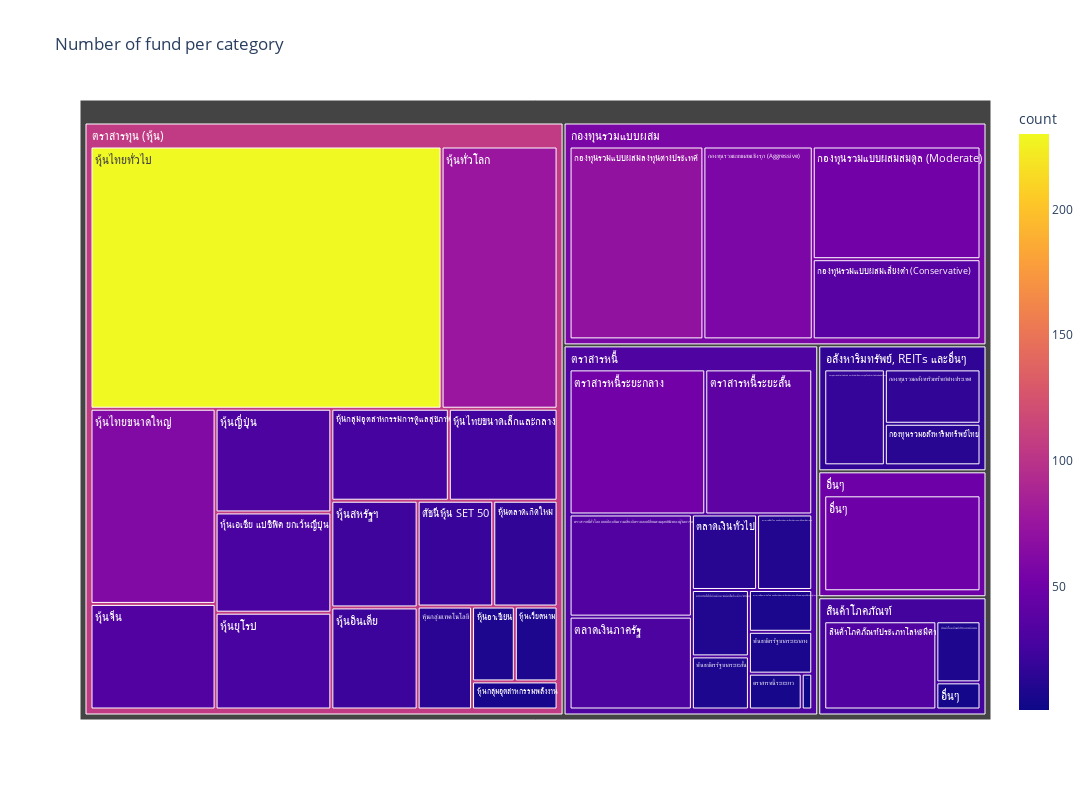

Source (notebook cell):
### Markdown cell above
# Overview of fund in Thailand market

### Code cell
by = ['aimc_broad_category_name_th', 'aimc_category_name_th']
df = fund_df.groupby(by).agg(count=('fund_id', 'count')).reset_index()
px.treemap(df,
            path=by,
            values='count', 
            color='count', 
            labels='count', 
            width=1200, 
            height=800,
            title='Number of fund per category'
        )

### Figure 1 — Plotly figure (JSON) as saved in the notebook; plotly's stock layout.template omitted (floating-point values rounded to 4 significant figures)
{"data": [{"branchvalues": "total", "customdata": [[19], [17], [13], [71], [52], [58], [37], [20], [7], [33], [11], [10], [52], [5], [41], [13], [30], [7], [8], [9], [33], [27], [6], [14], [33], [30], [17], [76], [28], [23], [8], [22], [8], [29], [25], [61], [230], [1], [4], [49], [57.24], [105.7], [31.89], [25.78], [16.71], [49]], "domain": {"x": [0, 1], "y": [0, 1]}, "hovertemplate": "labels=%{label}<br>count_sum=%{value}<br>parent=%{parent}<br>id=%{id}<br>count=%{color}<extra></extra>", "ids": ["อสังหาริมทรัพย์, REITs และอื่นๆ/กองทุนรวมอสังหาริมทรัพย์ และทรัสต์เพื่อการลงทุนในอสังหาริมทรัพย์ผสมไทยและต่างประเทศ", "อสังหาริมทรัพย์, REITs และอื่นๆ/กองทุนรวมอสังหาริมทรัพย์ต่างประเทศ", "อสังหาริมทรัพย์, REITs และอื่นๆ/กองทุนรวมอสังหาริมทรัพย์ไทย", "กองทุนรวมแบบผสม/กองทุนรวมแบบผสมลงทุนต่างประเทศ", "กองทุนรวมแบบผสม/กองทุนรวมแบบผสมสมดุล (Moderate)", "กองทุนรวมแบบผสม/กองทุนรวมแบบผสมเชิงรุก (Aggressive)", "กองทุนรวมแบบผสม/กองทุนรวมแบบผสมเสี่ยงต่ำ (Conservative)", "ตราสารทุน (หุ้น)/ดัชนีหุ้น SET 50", "ตราสารหนี้/ตราสารหนี้ตลาดเกิดใหม่ แบบป้องกันความเสี่ยงอัตราแลกเปลี่ยนตามดุลยพินิจของผู้จัดการกองทุน", "ตราสารหนี้/ตราสารหนี้ทั่วโลก แบบป้องกันความเสี่ยงอัตราแลกเปลี่ยนตามดุลยพินิจของผู้จัดการกองทุน", "ตราสารหนี้/ตราสารหนี้ทั่วโลก แบบป้องกันความเสี่ยงอัตราแลกเปลี่ยนเต็มจำนวน", "ตราสารหนี้/ตราสารหนี้ที่มีอันดับความน่าเชื่อถือต่ำกว่าระดับลงทุน", "ตราสารหนี้/ตราสารหนี้ระยะกลาง", "ตราสารหนี้/ตราสารหนี้ระยะยาว", "ตราสารหนี้/ตราสารหนี้ระยะสั้น", "ตราสารหนี้/ตลาดเงินทั่วไป", "ตราสารหนี้/ตลาดเงินภาครัฐ", "ตราสารหนี้/พันธบัตรรัฐบาลระยะกลาง", "ตราสารหนี้/พันธบัตรรัฐบาลระยะสั้น", "สินค้าโภคภัณฑ์/สินค้าโภคภัณฑ์ประเภทพลังงาน", "สินค้าโภคภัณฑ์/สินค้าโภคภัณฑ์ประเภทโลหะมีค่า", "ตราสารทุน (หุ้น)/หุ้นกลุ่มอุตสาหกรรมการดูแลสุขภาพ", "ตราสารทุน (หุ้น)/หุ้นกลุ่มอุตสาหกรรมพลังงาน", "ตราสารทุน (หุ้น)/หุ้นกลุ่มเทคโนโลยี", "ตราสารทุน (หุ้น)/หุ้นจีน", "ตราสารทุน (หุ้น)/หุ้นญี่ปุ่น", "ตราสารทุน (หุ้น)/หุ้นตลาดเกิดใหม่", "ตราสารทุน (หุ้น)/หุ้นทั่วโลก", "ตราสารทุน (หุ้น)/หุ้นยุโรป", "ตราสารทุน (หุ้น)/หุ้นสหรัฐฯ", "ตราสารทุน (หุ้น)/หุ้นอาเซียน", "ตราสารทุน (หุ้น)/หุ้นอินเดีย", "ตราสารทุน (หุ้น)/หุ้นเวียดนาม", "ตราสารทุน (หุ้น)/หุ้นเอเซีย แปซิฟิค ยกเว้นญี่ปุ่น", "ตราสารทุน (หุ้น)/หุ้นไทยขนาดเล็กและกลาง", "ตราสารทุน (หุ้น)/หุ้นไทยขนาดใหญ่", "ตราสารทุน (หุ้น)/หุ้นไทยทั่วไป", "ตราสารหนี้/อื่นๆ", "สินค้าโภคภัณฑ์/อื่นๆ", "อื่นๆ/อื่นๆ", "กองทุนรวมแบบผสม", "ตราสารทุน (หุ้น)", "ตราสารหนี้", "สินค้าโภคภัณฑ์", "อสังหาริมทรัพย์, REITs และอื่นๆ", "อื่นๆ"], "labels": ["กองทุนรวมอสังหาริมทรัพย์ และทรัสต์เพื่อการลงทุนในอสังหาริมทรัพย์ผสมไทยและต่างประเทศ", "กองทุนรวมอสังหาริมทรัพย์ต่างประเทศ", "กองทุนรวมอสังหาริมทรัพย์ไทย", "กองทุนรวมแบบผสมลงทุนต่างประเทศ", "กองทุนรวมแบบผสมสมดุล (Moderate)", "กองทุนรวมแบบผสมเชิงรุก (Aggressive)", "กองทุนรวมแบบผสมเสี่ยงต่ำ (Conservative)", "ดัชนีหุ้น SET 50", "ตราสารหนี้ตลาดเกิดใหม่ แบบป้องกันความเสี่ยงอัตราแลกเปลี่ยนตามดุลยพินิจของผู้จัดการกองทุน", "ตราสารหนี้ทั่วโลก แบบป้องกันความเสี่ยงอัตราแลกเปลี่ยนตามดุลยพินิจของผู้จัดการกองทุน", "ตราสารหนี้ทั่วโลก แบบป้องกันความเสี่ยงอัตราแลกเปลี่ยนเต็มจำนวน", "ตราสารหนี้ที่มีอันดับความน่าเชื่อถือต่ำกว่าระดับลงทุน", "ตราสารหนี้ระยะกลาง", "ตราสารหนี้ระยะยาว", "ตราสารหนี้ระยะสั้น", "ตลาดเงินทั่วไป", "ตลาดเงินภาครัฐ", "พันธบัตรรัฐบาลระยะกลาง", "พันธบัตรรัฐบาลระยะสั้น", "สินค้าโภคภัณฑ์ประเภทพลังงาน", "สินค้าโภคภัณฑ์ประเภทโลหะมีค่า", "หุ้นกลุ่มอุตสาหกรรมการดูแลสุขภาพ", "หุ้นกลุ่มอุตสาหกรรมพลังงาน", "หุ้นกลุ่มเทคโนโลยี", "หุ้นจีน", "หุ้นญี่ปุ่น", "หุ้นตลาดเกิดใหม่", "หุ้นทั่วโลก", "หุ้นยุโรป", "หุ้นสหรัฐฯ", "หุ้นอาเซียน", "หุ้นอินเดีย", "หุ้นเวียดนาม", "หุ้นเอเซีย แปซิฟิค ยกเว้นญี่ปุ่น", "หุ้นไทยขนาดเล็กและกลาง", "หุ้นไทยขนาดใหญ่", "หุ้นไทยทั่วไป", "อื่นๆ", "อื่นๆ", "อื่นๆ", "กองทุนรวมแบบผสม", "ตราสารทุน (หุ้น)", "ตราสารหนี้", "สินค้าโภคภัณฑ์", "อสังหาริมทรัพย์, REITs และอื่นๆ", "อื่นๆ"], "marker": {"coloraxis": "coloraxis", "colors": [19, 17, 13, 71, 52, 58, 37, 20, 7, 33, 11, 10, 52, 5, 41, 13, 30, 7, 8, 9, 33, 27, 6, 14, 33, 30, 17, 76, 28, 23, 8, 22, 8, 29, 25, 61, 230, 1, 4, 49, 57.24, 105.7, 31.89, 25.78, 16.71, 49]}, "name": "", "parents": ["อสังหาริมทรัพย์, REITs และอื่นๆ", "อสังหาริมทรัพย์, REITs และอื่นๆ", "อสังหาริมทรัพย์, REITs และอื่นๆ", "กองทุนรวมแบบผสม", "กองทุนรวมแบบผสม", "กองทุนรวมแบบผสม", "กองทุนรวมแบบผสม", "ตราสารทุน (หุ้น)", "ตราสารหนี้", "ตราสารหนี้", "ตราสารหนี้", "ตราสารหนี้", "ตราสารหนี้", "ตราสารหนี้", "ตราสารหนี้", "ตราสารหนี้", "ตราสารหนี้", "ตราสารหนี้", "ตราสารหนี้", "สินค้าโภคภัณฑ์", "สินค้าโภคภัณฑ์", "ตราสารทุน (หุ้น)", "ตราสารทุน (หุ้น)", "ตราสารทุน (หุ้น)", "ตราสารทุน (หุ้น)", "ตราสารทุน (หุ้น)", "ตราสารทุน (หุ้น)", "ตราสารทุน (หุ้น)", "ตราสารทุน (หุ้น)", "ตราสารทุน (หุ้น)", "ตราสารทุน (หุ้น)", "ตราสารทุน (หุ้น)", "ตราสารทุน (หุ้น)", "ตราสารทุน (หุ้น)", "ตราสารทุน (หุ้น)", "ตราสารทุน (หุ้น)", "ตราสารทุน (หุ้น)", "ตราสารหนี้", "สินค้าโภคภัณฑ์", "อื่นๆ", "", "", "", "", "", ""], "type": "treemap", "values": [19, 17, 13, 71, 52, 58, 37, 20, 7, 33, 11, 10, 52, 5, 41, 13, 30, 7, 8, 9, 33, 27, 6, 14, 33, 30, 17, 76, 28, 23, 8, 22, 8, 29, 25, 61, 230, 1, 4, 49, 218, 657, 218, 46, 49, 49]}], "layout": {"coloraxis": {"colorbar": {"title": {"text": "count"}}, "colorscale": [[0, "#0d0887"], [0.1111, "#46039f"], [0.2222, "#7201a8"], [0.3333, "#9c179e"], [0.4444, "#bd3786"], [0.5556, "#d8576b"], [0.6667, "#ed7953"], [0.7778, "#fb9f3a"], [0.8889, "#fdca26"], [1, "#f0f921"]]}, "height": 800, "legend": {"tracegroupgap": 0}, "title": {"text": "Number of fund per category"}, "width": 1200}}
